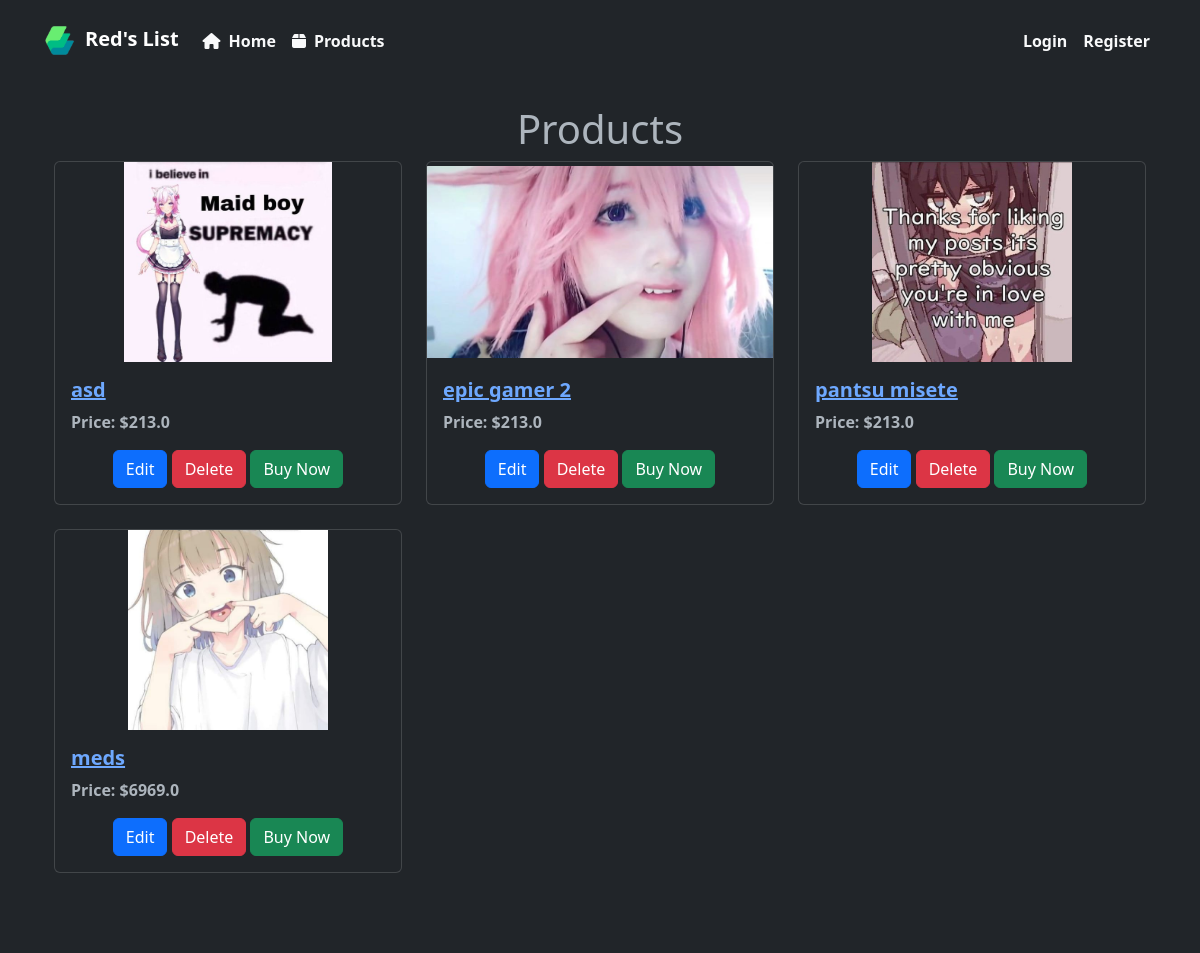
/admin/products, run on the app's committed database.
### app.py (models this page shows, shortened)
class Item(db.Model):
    id = db.Column(db.Integer, primary_key=True)
    name = db.Column(db.String(512), nullable=False)
    description = db.Column(db.Text, nullable=False)
    price = db.Column(db.Float, nullable=False)
    stock = db.Column(db.Integer, nullable=False)
    author_id = db.Column(db.Integer, db.ForeignKey('user.id'), nullable=False)
    image_file = db.Column(db.String(512), nullable=False)
    category = db.Column(db.String(512), nullable=False)
    sales = db.relationship('Sales', backref='item', lazy=True)  # One-to-many relationship with Sales

### app.py (the view)
@app.route('/admin/products')
def manage_products():
    products = Item.query.all()
    return render_template('manage_products.html', products=products)

### templates/manage_products.html (shortened to what this page needs)
{% extends 'layout.html' %}
{% block content %}
    <div class="container">
        <h1 class="text-center">Products</h1>
        <div class="row">
            {% for product in products %}
                <div class="col-md-4">
                    <div class="card mb-4 product-card">
                        <img src="{{ url_for('static', filename='pics/' + product.image_file) }}" alt="{{ product.name }}" class="card-img-top product-image">
                        <div class="card-body">
                            <h5 class="card-title">
                                <a href="{{ url_for('product_details', item_id=product.id) }}">{{ product.name }}</a>
                            </h5>
                            <p class="card-text">Price: ${{ product.price }}</p>
                            <div class="text-center">
                                <a href="{{ url_for('edit_product', item_id=product.id) }}" class="btn btn-primary">Edit</a>
                                <form action="{{ url_for('delete_product', item_id=product.id) }}" method="POST" style="display: inline-block;">
                                    <button type="submit" class="btn btn-danger">Delete</button>
                                </form>
                                {% if product.stock > 0 %}
                                    <form action="{{ url_for('buy_item', item_id=product.id) }}" method="POST" style="display: inline-block;">
                                        <button type="submit" class="btn btn-success{% if product.stock <= 0 %} disabled{% endif %}">
                                            {% if product.stock <= 0 %}
                                                Out of Stock
                                            {% else %}
                                                Buy Now
                                            {% endif %}
                                        </button>
                                    </form>
                                {% endif %}
                            </div>
                        </div>
                    </div>
                </div>
            {% endfor %}
        </div>
    </div>
{% endblock %}

### static/style.css (style rules this page uses)
body, ul { margin: 0; padding: 0; }
h1, h2, h3 { margin-bottom: 20px; }
.product-image { object-fit: contain; width: 200px; height: 200px; }
.btn-success { background-color: #28a745; border-color: #28a745; }
* { font-weight: bolder; }
h1 { color: white; }

### data on the page
Item: image_file (picture), name "asd", price "213.0", stock "Buy Now"
Item: image_file (picture), name "epic gamer 2", price "213.0", stock "Buy Now"
Item: image_file (picture), name "pantsu misete", price "213.0", stock "Buy Now"
Item: image_file (picture), name "meds", price "6969.0", stock "Buy Now"
